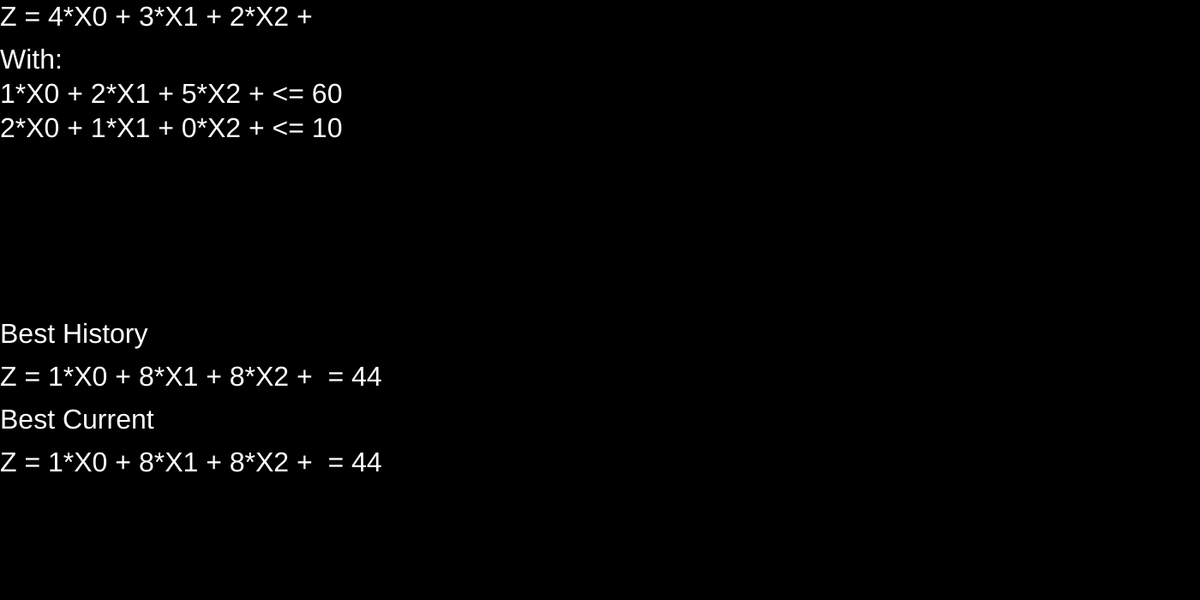
Frame 1 (no input)
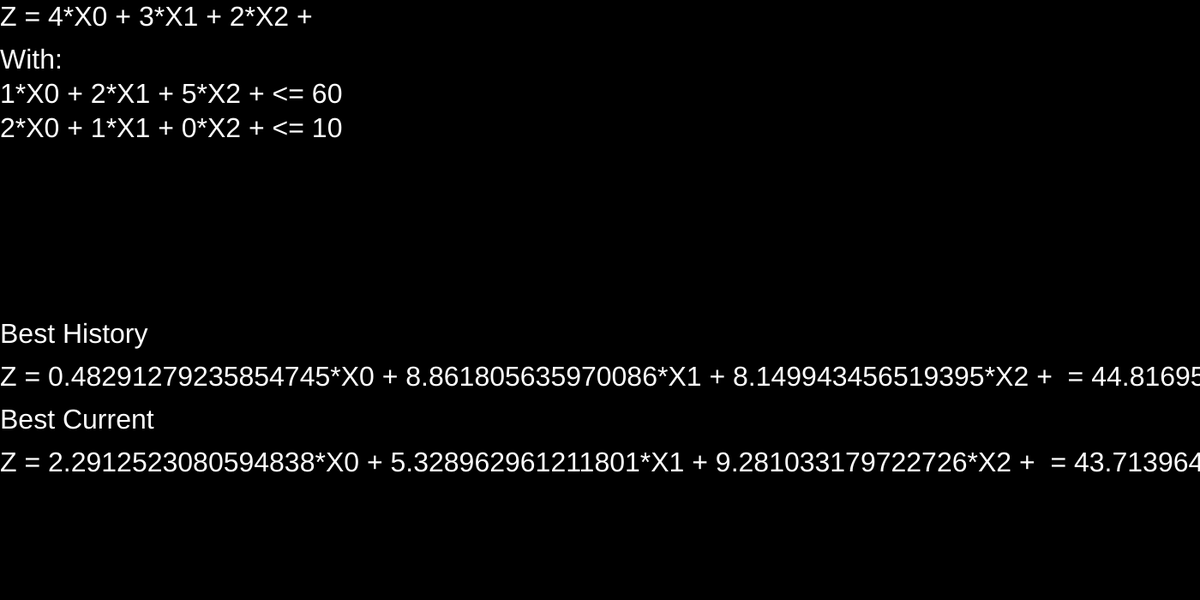
Frame 60 (no input)
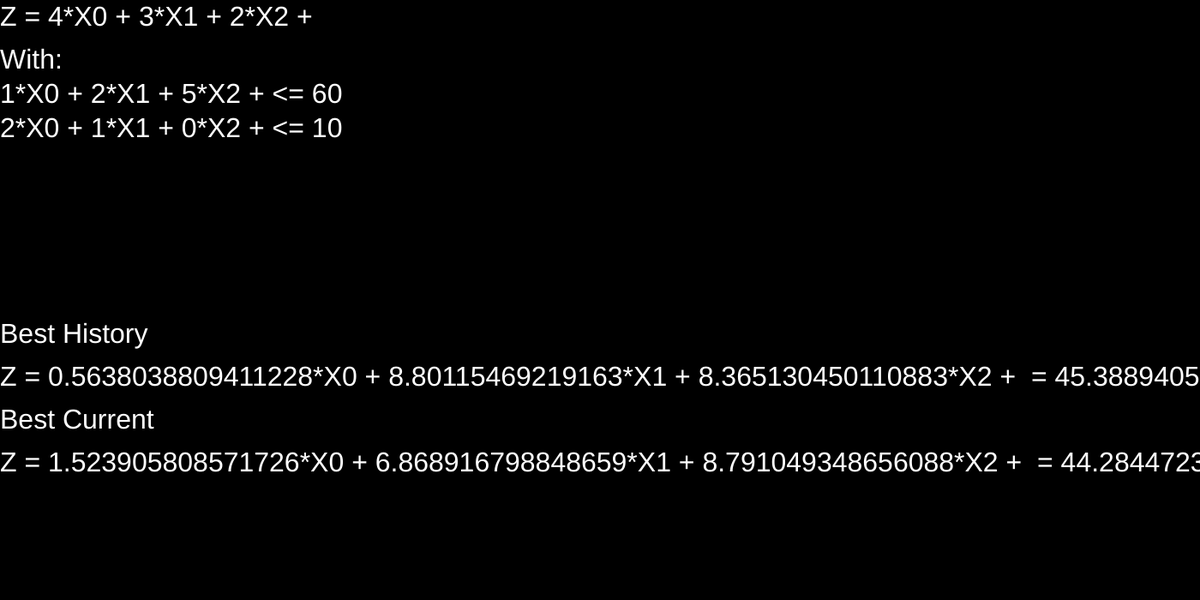
Frame 120 (the mouse pressed at the canvas centre since frame 60)

The p5.js sketch that drew these frames (run headless with seeded random() and noise() and a simulated clock; from frame 60 on, the mouse is pressed at the canvas centre):

// p5.js sketch
// ── sketch.js
//Aim function
const z_coeficients= [4,3,2];


//Restrictions
//The last value is the b, its the right of inequality
const restrictions = [
    [1,2,5,60], 
     [2,1,0,10]
]


//Configurations
let population = [];//Population array
let fitness = []; //Fitness array
//Simplex solver with generic algorithm
const SIZE_POPULATION = 200; //Population max size
const MUATATION_FACTOR = 0.4; //mutation factor


//BEST HISTORY
let best_history = [-1,-1];
let best_current = [-1,-1];
let value_best_history = 0;
let value_best_current = 0;


function setup() 
{
    createCanvas(1400,700);
    generateFirstPopulation();
    // calculateFitness();
    // generateGeneration();
}

function generateFirstPopulation()
{
    for(let i=0; i<SIZE_POPULATION;i++)
    {
        //Creando un genome randomizado de dos variables X1...Xn
        population[i] = initializeGenome();
    }
}

function initializeGenome()
{
    return Array(z_coeficients.length)
        .fill().map(() => Math.round(Math.random() * 10))
}

function calculateFitness()
{
    let sum = calculateSumFitness();
    value_best_current = 0;
    for(let i=0; i<SIZE_POPULATION; i++)
    {

        let valid = validateRestrictions(population[i]);
        if(valid)
        {
            let z = calculateZ(population[i]);
            let fit = z/ sum;
            fitness[i] = fit;
            if( z > value_best_current)
            {
                value_best_current = z;
                best_current = population[i];
                if( z > value_best_history )
                {

                    console.log("if " + z + " > " + value_best_history);
                    value_best_history = z;
                    best_history = population[i];
                }
            }
        }
        else
        {
            fitness[i] = 0;
        }
    }
}

function calculateSumFitness()
{
    let sum = 0;
    for(let i=0; i<SIZE_POPULATION; i++)
    {
        let valid = validateRestrictions(population[i]);
        //If is up to b1 we don't sum anything
        if(valid)
        {
            sum+=calculateZ(population[i]);
        }
    }
    return sum;
}

function validateRestrictions(genome)
{
    let valid = true;
    for(let i=0;i<restrictions.length;i++)
    {
        valid = valid & validateRestriction(restrictions[i], genome);
    }
    return valid;
}

function validateRestriction(restriction,genome)
{
    let b = 0;
    for(let i=0; i<restriction.length - 1;i++)
    {
        b +=restriction[i] * genome[i];
    }
    //Return if the restriction is valid with <=
    return b <= restriction[restriction.length - 1];
}

function calculateZ(genome)
{
    let sum = 0;
    for(let i=0; i<genome.length; i++)
    {
        sum+= genome[i] * z_coeficients[i];
    }
    return sum;
}

function generateGeneration()
{
    let newPopulation = [];
    for(let i=0; i<SIZE_POPULATION; i++)
    {
        var genome1 = pickOne(population, fitness);
        var genome2 = pickOne(population, fitness);
        var genome_new = crossOver(genome1, genome2);
        mutate(genome_new);
        newPopulation[i] = genome_new;
    }
    population = newPopulation;
}

function crossOver(g1, g2)
{
    new_genome = [];
    //Calculate the middle
    let n = z_coeficients.length;
    let middle = floor(n/2);
    //Assign the first bunch of coeficient
    for(let i=0;i<middle;i++)
    {
        new_genome[i] = g1[i];
    }
    //Assign the second bunch of coeficient
    for(let i=middle; i<n;i++)
    {
        new_genome[i] = g2[i];
    }
    return new_genome;    
}

function mutate(genome)
{
    let n = z_coeficients.length;
    if(random(1) < MUATATION_FACTOR)
    {
        index = int(random(n));
        genome[index] = random(0,10);
    }
}


function pickOne(list, prob) 
{
    var index = 0;
    var r = random(1);
    // console.log(list,prob)
    while (r > 0) 
    {
      r = r - prob[index];
      index++;
    }
    index--;
    // console.log(list[index])
    return list[index].slice();
}

function getFunctionString(z)
{
    let z_function = "Z = ";
    for (let i=0;i<z.length;i++)
    {
        z_function+= z[i] + "*" + "X"+i + " + ";
    }
    return z_function;
}

function getRestrictionTitle()
{
    let restriction_title = "With: \n";
    for(let i =0; i< restrictions.length;i++)
    {
        let restriction = restrictions[i];
        for (let j=0; j < restriction.length - 1; j++)
        {
            restriction_title += restriction[j] + "*X" + j + " + ";
        }

        restriction_title += "<= " + restriction[restriction.length - 1] + "\n"; 
    }
    return restriction_title;
}

function draw() 
{
    background(0);
    //DARWIN IS AWESOME
    calculateFitness();
    generateGeneration();

    fill(255)
    textSize(32);

    let z_function = getFunctionString(z_coeficients);
    let restriction_title = getRestrictionTitle();

    text(z_function, 0, 30);
    text(restriction_title, 0, 80);

    if(value_best_history>0)
    {
         //Show best
        text("Best History", 0,400);
        let best_history_string = getFunctionString(best_history);
        best_history_string[best_history_string.length-2]= " "; 
        best_history_string+= " = " + calculateZ(best_history);
        text(best_history_string, 0, 450);
    }

    if(value_best_current>0)
    {
        //Best current
        text("Best Current", 0,500);
        let best_current_string = getFunctionString(best_current);
        best_current_string[best_current_string.length-2]= " ";
        best_current_string += " = " + calculateZ(best_current);
        text(best_current_string, 0, 550);
    }
}
